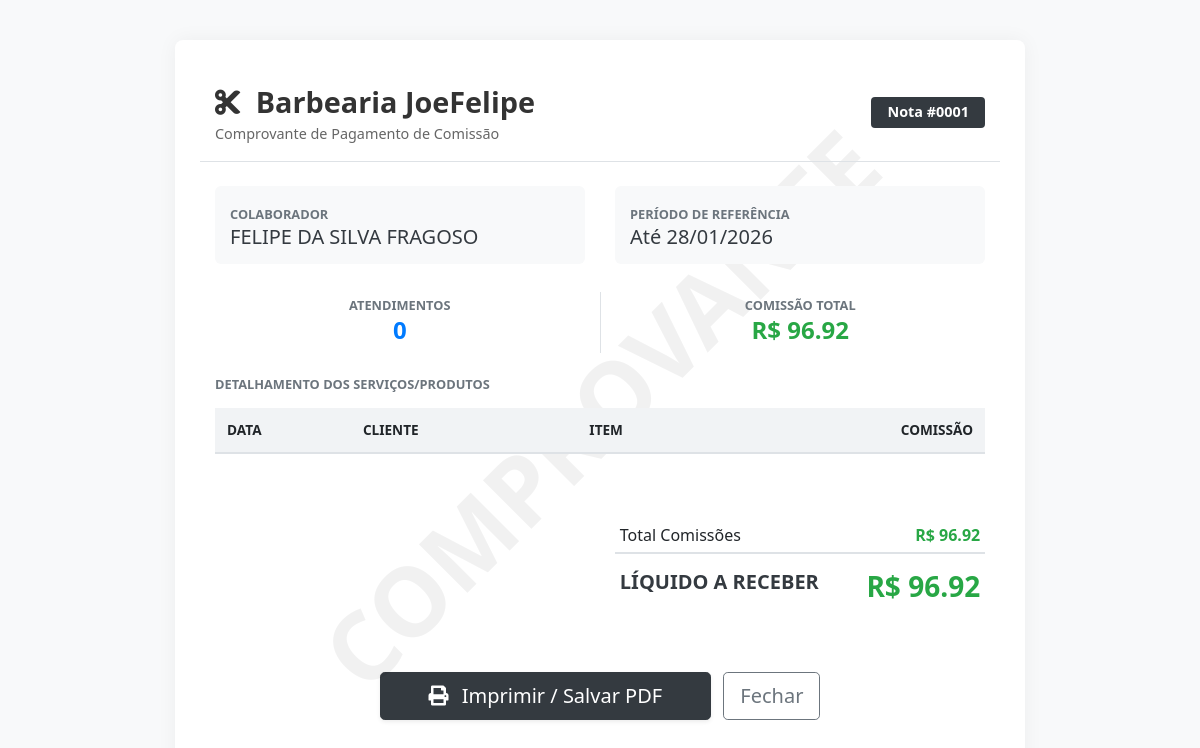
The page /my-receipts/1 (signed in) on the database its author committed.
### models.py (models this page shows, shortened)
class PaymentRecord(db.Model):
    id = db.Column(db.Integer, primary_key=True)
    collaborator_id = db.Column(db.Integer, db.ForeignKey('collaborator.id'), nullable=False)
    collaborator = db.relationship('Collaborator', backref=db.backref('payments', cascade='all, delete-orphan'))
    date = db.Column(db.DateTime, default=datetime.utcnow)
    start_date = db.Column(db.Date) # Period start
    end_date = db.Column(db.Date)   # Period end
    total_commission = db.Column(db.Float, default=0.0)
    total_advances = db.Column(db.Float, default=0.0)
    net_amount = db.Column(db.Float, default=0.0)
    admin_name = db.Column(db.String(100)) # Who generated it
    admin_name = db.Column(db.String(100), default='Administrador')

class Collaborator(db.Model):
    id = db.Column(db.Integer, primary_key=True)
    name = db.Column(db.String(100), nullable=False)
    phone = db.Column(db.String(20))
    start_date = db.Column(db.Date, default=datetime.utcnow)
    commission_percent = db.Column(db.Float, default=50.0) # e.g., 50.0 for 50%
    active = db.Column(db.Boolean, default=True)
    is_owner = db.Column(db.Boolean, default=False) # True for Owner/VIP
    token = db.Column(db.String(100), unique=True) # For Magic Link/QR Code
    password_hash = db.Column(db.String(128))

### routes.py (the view)
@main_bp.route('/my-receipts/<int:id>')
def receipt_detail(id):
    if 'collab_id' not in session:
        return redirect(url_for('main.index'))
    from models import PaymentRecord
    payment = PaymentRecord.query.get_or_404(id)
    if payment.collaborator_id != session['collab_id']:
        flash('Acesso negado a este comprovante.', 'danger')
        return redirect(url_for('main.my_receipts'))
    return render_template('receipt_unified.html', payment=payment, mode='collab')

### templates/receipt_unified.html (shortened to what this page needs)
<!DOCTYPE html>
<html lang="pt-br">
<head>
    <link rel="stylesheet" href="https://stackpath.bootstrapcdn.com/bootstrap/4.5.2/css/bootstrap.min.css">
    <link rel="stylesheet" href="https://cdnjs.cloudflare.com/ajax/libs/font-awesome/5.15.3/css/all.min.css">
</head>
<body>
    <div class="receipt-container position-relative">
        <div class="watermark">
        </div>
        <div class="row mb-4 border-bottom pb-3 align-items-center position-relative" style="z-index: 1;">
            <div class="col-8">
                <div class="header-brand"><i class="fas fa-cut mr-2"></i> Barbearia JoeFelipe</div>
                <div class="header-sub">
                    {% if mode == 'admin' %}
                    Relatório Financeiro do Colaborador (Admin)
                    {% else %}
                    Comprovante de Pagamento de Comissão
                    {% endif %}
                </div>
            </div>
            <div class="col-4 text-right">
                <span class="badge badge-dark px-3 py-2" style="font-size: 0.9rem;">Nota #{{ "%04d"|format(payment.id)
                    }}</span>
            </div>
        </div>
        <div class="row mb-2 position-relative" style="z-index: 1;">
            <div class="col-md-6">
                <div class="info-box">
                    <small class="text-uppercase text-muted font-weight-bold">Colaborador</small>
                    <div class="h5 mb-0 text-dark">{{ payment.collaborator.name }}</div>
                </div>
            </div>
            <div class="col-md-6">
                <div class="info-box">
                    <small class="text-uppercase text-muted font-weight-bold">Período de Referência</small>
                    <div class="h5 mb-0 text-dark">
                        {% if payment.start_date %}
                        {{ payment.start_date.strftime('%d/%m/%Y') }} a {{ payment.end_date.strftime('%d/%m/%Y') }}
                        {% else %}
                        Até {{ payment.date.strftime('%d/%m/%Y') }}
                        {% endif %}
                    </div>
                </div>
            </div>
        </div>
        <div class="row mb-4 position-relative" style="z-index: 1;">
            <div class="col text-center border-right">
                <small class="text-muted text-uppercase font-weight-bold">Atendimentos</small>
                <div class="h4 font-weight-bold text-primary">{{ payment.sales|length }}</div>
            </div>
            <div class="col text-center">
                <small class="text-muted text-uppercase font-weight-bold">Comissão Total</small>
                <div class="h4 font-weight-bold text-success">R$ {{ "%.2f"|format(payment.total_commission) }}</div>
            </div>
        </div>
        <h6 class="text-uppercase text-secondary font-weight-bold mb-3 small">Detalhamento dos Serviços/Produtos</h6>
        <div class="table-responsive mb-4 position-relative" style="z-index: 1;">
            <table class="table table-custom table-hover table-striped">
                <thead>
                    <tr>
                        <th style="width: 15%">Data</th>
                        <th style="width: 25%">Cliente</th>
                        <th style="width: 30%">Item</th>
                        <th class="text-right" style="width: 15%">Comissão</th>
                    </tr>
                </thead>
            </table>
        </div>
        <div class="row justify-content-end mt-5">
            <div class="col-md-6">
                <table class="table table-sm table-borderless">
                    <tr>
                        <td>Total Comissões</td>
                        <td class="text-right font-weight-bold text-success">R$ {{
                            "%.2f"|format(payment.total_commission) }}</td>
                    </tr>
                    <tr class="border-top mt-2" style="border-top-width: 2px !important;">
                        <td class="pt-3 h5 text-dark font-weight-bold">LÍQUIDO A RECEBER</td>
                        <td class="pt-3 h3 text-success text-right font-weight-bold">R$ {{
                            "%.2f"|format(payment.net_amount) }}</td>
                    </tr>
                </table>
            </div>
        </div>
        <div class="text-center mt-5 mb-3 btn-print no-print">
            <button onclick="window.print()" class="btn btn-dark btn-lg px-5 shadow-sm">
                <i class="fas fa-print mr-2"></i> Imprimir / Salvar PDF
            </button>
            <button onclick="window.close()" class="btn btn-outline-secondary btn-lg ml-2">Fechar</button>
        </div>
    </div>
</body>
</html>

### templates/receipt_unified.html (style rules this page uses)
body { background: #f8f9fa; font-family: 'Segoe UI', Tahoma, Geneva, Verdana, sans-serif; -webkit-print-color-adjust: exact; }
.receipt-container { max-width: 850px; margin: 40px auto; background: #fff; padding: 40px; box-shadow: 0 0 20px rgba(0, 0, 0, 0.05); border-radius: 8px; }
.header-brand { font-size: 1.8rem; font-weight: bold; color: #333; }
.header-sub { color: #666; font-size: 0.9rem; }
.info-box { background: #f8f9fa; border-radius: 6px; padding: 15px; margin-bottom: 20px; }
.table-custom th { background: #f1f3f5; font-weight: 600; font-size: 0.85rem; text-transform: uppercase; border-top: none; }
.watermark { position: absolute; top: 50%; left: 50%; transform: translate(-50%, -50%) rotate(-45deg); font-size: 6rem; opacity: 0.05; font-weight: bold; color: #000; pointer-events: none; z-index: 0; }

### rows shown on the page
PaymentRecord: id "0001", date "28/01/2026", total_commission "96.92", net_amount "96.92"
Collaborator: collaborator.name "FELIPE DA SILVA FRAGOSO"

### other values the page prints
{{ payment.sales|length }} "0"
